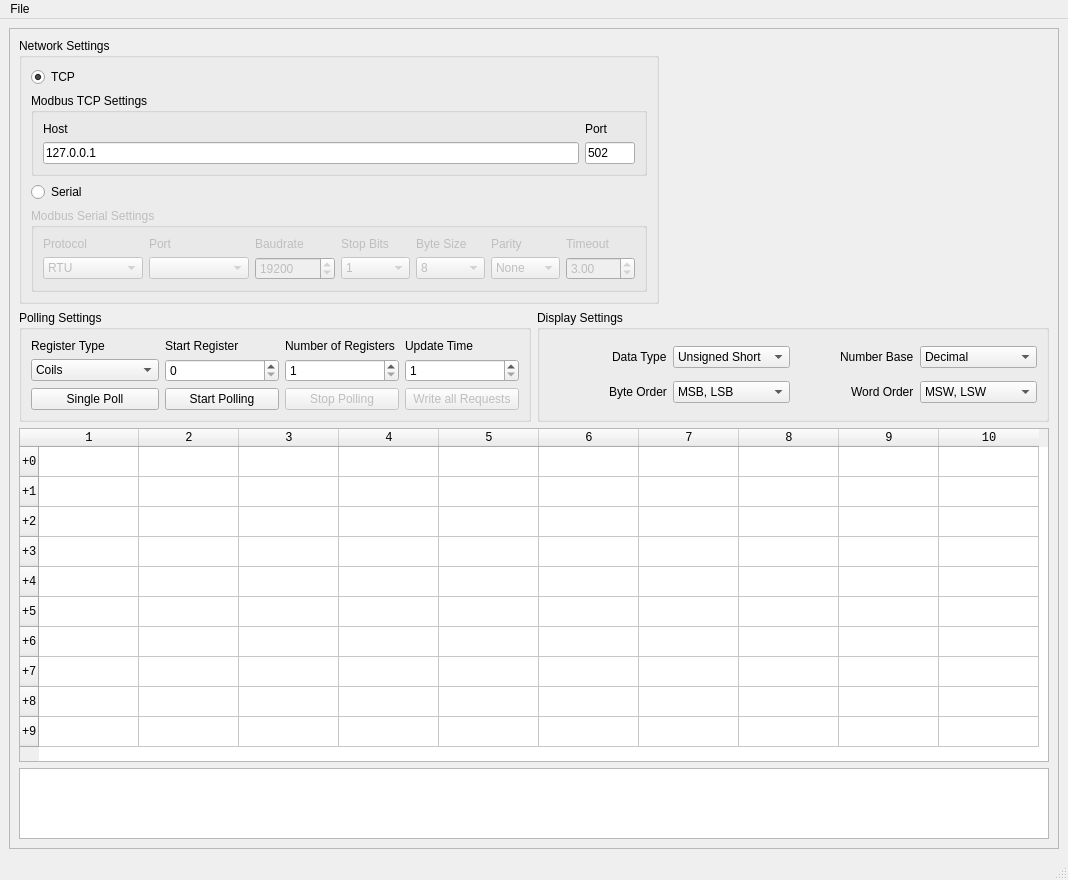
<?xml version="1.0" encoding="UTF-8"?>
<ui version="4.0">
 <class>MainWindow</class>
 <widget class="QMainWindow" name="MainWindow">
  <property name="geometry">
   <rect>
    <x>0</x>
    <y>0</y>
    <width>1068</width>
    <height>823</height>
   </rect>
  </property>
  <property name="sizePolicy">
   <sizepolicy hsizetype="Maximum" vsizetype="Maximum">
    <horstretch>0</horstretch>
    <verstretch>0</verstretch>
   </sizepolicy>
  </property>
  <property name="windowTitle">
   <string>Modbus Visualizer</string>
  </property>
  <property name="tabShape">
   <enum>QTabWidget::Rounded</enum>
  </property>
  <property name="dockNestingEnabled">
   <bool>false</bool>
  </property>
  <widget class="QWidget" name="centralwidget">
   <layout class="QGridLayout" name="gridLayout">
    <item row="0" column="1" alignment="Qt::AlignLeft|Qt::AlignTop">
     <widget class="QFrame" name="mainFrame">
      <property name="sizePolicy">
       <sizepolicy hsizetype="Maximum" vsizetype="Preferred">
        <horstretch>0</horstretch>
        <verstretch>0</verstretch>
       </sizepolicy>
      </property>
      <property name="frameShape">
       <enum>QFrame::StyledPanel</enum>
      </property>
      <property name="frameShadow">
       <enum>QFrame::Raised</enum>
      </property>
      <layout class="QGridLayout" name="gridLayout_3">
       <item row="2" column="0">
        <widget class="QGroupBox" name="pollingSettingsGroupBox">
         <property name="sizePolicy">
          <sizepolicy hsizetype="Preferred" vsizetype="Preferred">
           <horstretch>0</horstretch>
           <verstretch>0</verstretch>
          </sizepolicy>
         </property>
         <property name="title">
          <string>Polling Settings</string>
         </property>
         <layout class="QGridLayout" name="gridLayout_4">
          <item row="1" column="6">
           <widget class="QSpinBox" name="updateTimeSpinBox">
            <property name="sizePolicy">
             <sizepolicy hsizetype="Minimum" vsizetype="Fixed">
              <horstretch>0</horstretch>
              <verstretch>0</verstretch>
             </sizepolicy>
            </property>
            <property name="minimum">
             <number>1</number>
            </property>
            <property name="maximum">
             <number>999999</number>
            </property>
           </widget>
          </item>
          <item row="2" column="4">
           <widget class="QPushButton" name="stopPollingPushButton">
            <property name="enabled">
             <bool>false</bool>
            </property>
            <property name="text">
             <string>Stop Polling</string>
            </property>
           </widget>
          </item>
          <item row="0" column="2">
           <widget class="QLabel" name="startRegisterLabel">
            <property name="sizePolicy">
             <sizepolicy hsizetype="Minimum" vsizetype="Preferred">
              <horstretch>0</horstretch>
              <verstretch>0</verstretch>
             </sizepolicy>
            </property>
            <property name="text">
             <string>Start Register</string>
            </property>
           </widget>
          </item>
          <item row="0" column="4">
           <widget class="QLabel" name="numberOfRegistersLabel">
            <property name="sizePolicy">
             <sizepolicy hsizetype="Minimum" vsizetype="Preferred">
              <horstretch>0</horstretch>
              <verstretch>0</verstretch>
             </sizepolicy>
            </property>
            <property name="text">
             <string>Number of Registers</string>
            </property>
           </widget>
          </item>
          <item row="2" column="2">
           <widget class="QPushButton" name="startPollingPushButton">
            <property name="text">
             <string>Start Polling</string>
            </property>
           </widget>
          </item>
          <item row="1" column="4">
           <widget class="QSpinBox" name="numberOfRegistersSpinBox">
            <property name="sizePolicy">
             <sizepolicy hsizetype="Minimum" vsizetype="Fixed">
              <horstretch>0</horstretch>
              <verstretch>0</verstretch>
             </sizepolicy>
            </property>
            <property name="toolTip">
             <string/>
            </property>
            <property name="minimum">
             <number>1</number>
            </property>
            <property name="maximum">
             <number>100</number>
            </property>
           </widget>
          </item>
          <item row="1" column="2">
           <widget class="QSpinBox" name="startRegisterSpinBox">
            <property name="sizePolicy">
             <sizepolicy hsizetype="Minimum" vsizetype="Fixed">
              <horstretch>0</horstretch>
              <verstretch>0</verstretch>
             </sizepolicy>
            </property>
            <property name="maximum">
             <number>65535</number>
            </property>
            <property name="value">
             <number>0</number>
            </property>
           </widget>
          </item>
          <item row="1" column="0">
           <widget class="QComboBox" name="registerTypeComboBox">
            <property name="sizePolicy">
             <sizepolicy hsizetype="Maximum" vsizetype="Maximum">
              <horstretch>0</horstretch>
              <verstretch>0</verstretch>
             </sizepolicy>
            </property>
            <item>
             <property name="text">
              <string>Coils</string>
             </property>
            </item>
            <item>
             <property name="text">
              <string>Discrete Inputs</string>
             </property>
            </item>
            <item>
             <property name="text">
              <string>Input Registers</string>
             </property>
            </item>
            <item>
             <property name="text">
              <string>Holding Registers</string>
             </property>
            </item>
           </widget>
          </item>
          <item row="2" column="0">
           <widget class="QPushButton" name="singlePollPushButton">
            <property name="text">
             <string>Single Poll</string>
            </property>
           </widget>
          </item>
          <item row="0" column="6">
           <widget class="QLabel" name="updateTimeLabel">
            <property name="sizePolicy">
             <sizepolicy hsizetype="Minimum" vsizetype="Fixed">
              <horstretch>0</horstretch>
              <verstretch>0</verstretch>
             </sizepolicy>
            </property>
            <property name="text">
             <string>Update Time</string>
            </property>
           </widget>
          </item>
          <item row="0" column="0">
           <widget class="QLabel" name="registerTypeLabel">
            <property name="sizePolicy">
             <sizepolicy hsizetype="Maximum" vsizetype="Maximum">
              <horstretch>0</horstretch>
              <verstretch>0</verstretch>
             </sizepolicy>
            </property>
            <property name="text">
             <string>Register Type</string>
            </property>
           </widget>
          </item>
          <item row="2" column="6">
           <widget class="QPushButton" name="writeAllPushButton">
            <property name="enabled">
             <bool>false</bool>
            </property>
            <property name="text">
             <string>Write all Requests</string>
            </property>
           </widget>
          </item>
         </layout>
        </widget>
       </item>
       <item row="2" column="1">
        <widget class="QGroupBox" name="displaySettingsGroupBox">
         <property name="sizePolicy">
          <sizepolicy hsizetype="Preferred" vsizetype="Preferred">
           <horstretch>0</horstretch>
           <verstretch>0</verstretch>
          </sizepolicy>
         </property>
         <property name="title">
          <string>Display Settings</string>
         </property>
         <layout class="QGridLayout" name="gridLayout_7">
          <item row="1" column="3">
           <widget class="QComboBox" name="wordEndianessComboBox">
            <property name="sizePolicy">
             <sizepolicy hsizetype="Minimum" vsizetype="Fixed">
              <horstretch>0</horstretch>
              <verstretch>0</verstretch>
             </sizepolicy>
            </property>
            <item>
             <property name="text">
              <string>MSW, LSW</string>
             </property>
            </item>
            <item>
             <property name="text">
              <string>LSW, MSW</string>
             </property>
            </item>
           </widget>
          </item>
          <item row="1" column="1">
           <widget class="QComboBox" name="byteEndianessComboBox">
            <property name="sizePolicy">
             <sizepolicy hsizetype="Minimum" vsizetype="Fixed">
              <horstretch>0</horstretch>
              <verstretch>0</verstretch>
             </sizepolicy>
            </property>
            <item>
             <property name="text">
              <string>MSB, LSB</string>
             </property>
            </item>
            <item>
             <property name="text">
              <string>LSB, MSB</string>
             </property>
            </item>
           </widget>
          </item>
          <item row="0" column="1">
           <widget class="QComboBox" name="dataTypeComboBox">
            <property name="sizePolicy">
             <sizepolicy hsizetype="Minimum" vsizetype="Fixed">
              <horstretch>0</horstretch>
              <verstretch>0</verstretch>
             </sizepolicy>
            </property>
            <item>
             <property name="text">
              <string>Unsigned Short</string>
             </property>
            </item>
            <item>
             <property name="text">
              <string>Signed Short</string>
             </property>
            </item>
            <item>
             <property name="text">
              <string>Float</string>
             </property>
            </item>
            <item>
             <property name="text">
              <string>Unsigned Long</string>
             </property>
            </item>
            <item>
             <property name="text">
              <string>Signed Long</string>
             </property>
            </item>
           </widget>
          </item>
          <item row="1" column="0" alignment="Qt::AlignRight">
           <widget class="QLabel" name="byteEndiannessLabel">
            <property name="sizePolicy">
             <sizepolicy hsizetype="Minimum" vsizetype="Preferred">
              <horstretch>0</horstretch>
              <verstretch>0</verstretch>
             </sizepolicy>
            </property>
            <property name="text">
             <string>Byte Order</string>
            </property>
           </widget>
          </item>
          <item row="0" column="0" alignment="Qt::AlignRight">
           <widget class="QLabel" name="dataTypeLabel">
            <property name="sizePolicy">
             <sizepolicy hsizetype="Minimum" vsizetype="Preferred">
              <horstretch>0</horstretch>
              <verstretch>0</verstretch>
             </sizepolicy>
            </property>
            <property name="text">
             <string>Data Type</string>
            </property>
           </widget>
          </item>
          <item row="1" column="2" alignment="Qt::AlignRight">
           <widget class="QLabel" name="wordEndiannessLabel">
            <property name="sizePolicy">
             <sizepolicy hsizetype="Minimum" vsizetype="Preferred">
              <horstretch>0</horstretch>
              <verstretch>0</verstretch>
             </sizepolicy>
            </property>
            <property name="text">
             <string>Word Order</string>
            </property>
           </widget>
          </item>
          <item row="0" column="2" alignment="Qt::AlignRight">
           <widget class="QLabel" name="numberBaseLabel">
            <property name="sizePolicy">
             <sizepolicy hsizetype="Minimum" vsizetype="Preferred">
              <horstretch>0</horstretch>
              <verstretch>0</verstretch>
             </sizepolicy>
            </property>
            <property name="text">
             <string>Number Base</string>
            </property>
           </widget>
          </item>
          <item row="0" column="3">
           <widget class="QComboBox" name="numberBaseComboBox">
            <item>
             <property name="text">
              <string>Decimal</string>
             </property>
            </item>
            <item>
             <property name="text">
              <string>Hexadecimal</string>
             </property>
            </item>
            <item>
             <property name="text">
              <string>Binary</string>
             </property>
            </item>
            <item>
             <property name="text">
              <string>Octal</string>
             </property>
            </item>
           </widget>
          </item>
         </layout>
        </widget>
       </item>
       <item row="0" column="0" colspan="2" alignment="Qt::AlignLeft">
        <widget class="QGroupBox" name="networkSettingsGroupBox">
         <property name="sizePolicy">
          <sizepolicy hsizetype="Minimum" vsizetype="Maximum">
           <horstretch>0</horstretch>
           <verstretch>0</verstretch>
          </sizepolicy>
         </property>
         <property name="title">
          <string>Network Settings</string>
         </property>
         <layout class="QGridLayout" name="gridLayout_5">
          <item row="0" column="1">
           <widget class="QRadioButton" name="tcpRadioButton">
            <property name="sizePolicy">
             <sizepolicy hsizetype="Preferred" vsizetype="Fixed">
              <horstretch>0</horstretch>
              <verstretch>0</verstretch>
             </sizepolicy>
            </property>
            <property name="text">
             <string>TCP</string>
            </property>
            <property name="checked">
             <bool>true</bool>
            </property>
           </widget>
          </item>
          <item row="3" column="1">
           <widget class="QRadioButton" name="serialRadioButton">
            <property name="sizePolicy">
             <sizepolicy hsizetype="Preferred" vsizetype="Fixed">
              <horstretch>0</horstretch>
              <verstretch>0</verstretch>
             </sizepolicy>
            </property>
            <property name="text">
             <string>Serial</string>
            </property>
           </widget>
          </item>
          <item row="4" column="1">
           <widget class="QGroupBox" name="serialSettingsGroupBox">
            <property name="enabled">
             <bool>false</bool>
            </property>
            <property name="sizePolicy">
             <sizepolicy hsizetype="Maximum" vsizetype="Preferred">
              <horstretch>0</horstretch>
              <verstretch>0</verstretch>
             </sizepolicy>
            </property>
            <property name="title">
             <string>Modbus Serial Settings</string>
            </property>
            <property name="checkable">
             <bool>false</bool>
            </property>
            <layout class="QGridLayout" name="gridLayout_2">
             <item row="1" column="1">
              <widget class="QComboBox" name="serialPortComboBox">
               <property name="sizePolicy">
                <sizepolicy hsizetype="Minimum" vsizetype="Fixed">
                 <horstretch>0</horstretch>
                 <verstretch>0</verstretch>
                </sizepolicy>
               </property>
               <property name="minimumSize">
                <size>
                 <width>100</width>
                 <height>0</height>
                </size>
               </property>
              </widget>
             </item>
             <item row="0" column="1">
              <widget class="QLabel" name="serialPortLabel">
               <property name="text">
                <string>Port</string>
               </property>
              </widget>
             </item>
             <item row="0" column="0">
              <widget class="QLabel" name="serialProtocolLabel">
               <property name="text">
                <string>Protocol</string>
               </property>
              </widget>
             </item>
             <item row="1" column="0">
              <widget class="QComboBox" name="serialProtocolComboBox">
               <property name="sizePolicy">
                <sizepolicy hsizetype="Minimum" vsizetype="Fixed">
                 <horstretch>0</horstretch>
                 <verstretch>0</verstretch>
                </sizepolicy>
               </property>
               <property name="minimumSize">
                <size>
                 <width>100</width>
                 <height>0</height>
                </size>
               </property>
               <item>
                <property name="text">
                 <string>RTU</string>
                </property>
               </item>
               <item>
                <property name="text">
                 <string>ASCII</string>
                </property>
               </item>
               <item>
                <property name="text">
                 <string>Binary</string>
                </property>
               </item>
              </widget>
             </item>
             <item row="0" column="2">
              <widget class="QLabel" name="serialBaudRateLabel">
               <property name="text">
                <string>Baudrate</string>
               </property>
              </widget>
             </item>
             <item row="0" column="5">
              <widget class="QLabel" name="serialParityLabel">
               <property name="text">
                <string>Parity</string>
               </property>
              </widget>
             </item>
             <item row="1" column="5">
              <widget class="QComboBox" name="serialParityComboBox">
               <property name="sizePolicy">
                <sizepolicy hsizetype="Minimum" vsizetype="Fixed">
                 <horstretch>0</horstretch>
                 <verstretch>0</verstretch>
                </sizepolicy>
               </property>
               <property name="minimumSize">
                <size>
                 <width>69</width>
                 <height>0</height>
                </size>
               </property>
               <property name="currentText">
                <string>None</string>
               </property>
               <property name="currentIndex">
                <number>2</number>
               </property>
               <item>
                <property name="text">
                 <string>Even</string>
                </property>
               </item>
               <item>
                <property name="text">
                 <string>Odd</string>
                </property>
               </item>
               <item>
                <property name="text">
                 <string>None</string>
                </property>
               </item>
              </widget>
             </item>
             <item row="1" column="4">
              <widget class="QComboBox" name="serialByteSizeComboBox">
               <property name="sizePolicy">
                <sizepolicy hsizetype="Minimum" vsizetype="Fixed">
                 <horstretch>0</horstretch>
                 <verstretch>0</verstretch>
                </sizepolicy>
               </property>
               <property name="minimumSize">
                <size>
                 <width>69</width>
                 <height>0</height>
                </size>
               </property>
               <property name="currentText">
                <string>8</string>
               </property>
               <property name="currentIndex">
                <number>3</number>
               </property>
               <property name="iconSize">
                <size>
                 <width>16</width>
                 <height>16</height>
                </size>
               </property>
               <item>
                <property name="text">
                 <string>5</string>
                </property>
               </item>
               <item>
                <property name="text">
                 <string>6</string>
                </property>
               </item>
               <item>
                <property name="text">
                 <string>7</string>
                </property>
               </item>
               <item>
                <property name="text">
                 <string>8</string>
                </property>
               </item>
              </widget>
             </item>
             <item row="0" column="3">
              <widget class="QLabel" name="serialStopBitsLabel">
               <property name="text">
                <string>Stop Bits</string>
               </property>
              </widget>
             </item>
             <item row="0" column="4">
              <widget class="QLabel" name="serialByteSizeLabel">
               <property name="text">
                <string>Byte Size</string>
               </property>
              </widget>
             </item>
             <item row="1" column="3">
              <widget class="QComboBox" name="serialStopBitsComboBox">
               <property name="sizePolicy">
                <sizepolicy hsizetype="Minimum" vsizetype="Fixed">
                 <horstretch>0</horstretch>
                 <verstretch>0</verstretch>
                </sizepolicy>
               </property>
               <property name="minimumSize">
                <size>
                 <width>69</width>
                 <height>0</height>
                </size>
               </property>
               <item>
                <property name="text">
                 <string>1</string>
                </property>
               </item>
               <item>
                <property name="text">
                 <string>2</string>
                </property>
               </item>
              </widget>
             </item>
             <item row="0" column="6">
              <widget class="QLabel" name="timeoutLabel">
               <property name="text">
                <string>Timeout</string>
               </property>
              </widget>
             </item>
             <item row="1" column="6">
              <widget class="QDoubleSpinBox" name="timoutSpinBox">
               <property name="sizePolicy">
                <sizepolicy hsizetype="Minimum" vsizetype="Fixed">
                 <horstretch>0</horstretch>
                 <verstretch>0</verstretch>
                </sizepolicy>
               </property>
               <property name="minimumSize">
                <size>
                 <width>69</width>
                 <height>0</height>
                </size>
               </property>
               <property name="singleStep">
                <double>1.000000000000000</double>
               </property>
               <property name="value">
                <double>3.000000000000000</double>
               </property>
              </widget>
             </item>
             <item row="1" column="2">
              <widget class="QSpinBox" name="serialBaudRateSpinBox">
               <property name="sizePolicy">
                <sizepolicy hsizetype="Minimum" vsizetype="Fixed">
                 <horstretch>0</horstretch>
                 <verstretch>0</verstretch>
                </sizepolicy>
               </property>
               <property name="minimumSize">
                <size>
                 <width>80</width>
                 <height>0</height>
                </size>
               </property>
               <property name="maximum">
                <number>999999</number>
               </property>
               <property name="value">
                <number>19200</number>
               </property>
              </widget>
             </item>
            </layout>
           </widget>
          </item>
          <item row="2" column="1">
           <widget class="QGroupBox" name="tcpSettingsGroupBox">
            <property name="enabled">
             <bool>true</bool>
            </property>
            <property name="sizePolicy">
             <sizepolicy hsizetype="Preferred" vsizetype="Maximum">
              <horstretch>0</horstretch>
              <verstretch>0</verstretch>
             </sizepolicy>
            </property>
            <property name="title">
             <string>Modbus TCP Settings</string>
            </property>
            <layout class="QGridLayout" name="gridLayout_6">
             <item row="0" column="0">
              <widget class="QLabel" name="tcpHostLabel">
               <property name="text">
                <string>Host</string>
               </property>
              </widget>
             </item>
             <item row="0" column="1">
              <widget class="QLabel" name="tcpPortLabel">
               <property name="text">
                <string>Port</string>
               </property>
              </widget>
             </item>
             <item row="1" column="0">
              <widget class="QLineEdit" name="tcpHostLineEdit">
               <property name="sizePolicy">
                <sizepolicy hsizetype="Preferred" vsizetype="Fixed">
                 <horstretch>0</horstretch>
                 <verstretch>0</verstretch>
                </sizepolicy>
               </property>
               <property name="text">
                <string>127.0.0.1</string>
               </property>
              </widget>
             </item>
             <item row="1" column="1">
              <widget class="QLineEdit" name="tcpPortLineEdit">
               <property name="sizePolicy">
                <sizepolicy hsizetype="Fixed" vsizetype="Fixed">
                 <horstretch>0</horstretch>
                 <verstretch>0</verstretch>
                </sizepolicy>
               </property>
               <property name="maximumSize">
                <size>
                 <width>50</width>
                 <height>16777215</height>
                </size>
               </property>
               <property name="text">
                <string>502</string>
               </property>
              </widget>
             </item>
            </layout>
           </widget>
          </item>
         </layout>
        </widget>
       </item>
       <item row="3" column="0" colspan="2">
        <widget class="QTableWidget" name="pollTable">
         <property name="enabled">
          <bool>true</bool>
         </property>
         <property name="sizePolicy">
          <sizepolicy hsizetype="Preferred" vsizetype="Minimum">
           <horstretch>0</horstretch>
           <verstretch>0</verstretch>
          </sizepolicy>
         </property>
         <property name="minimumSize">
          <size>
           <width>0</width>
           <height>0</height>
          </size>
         </property>
         <property name="maximumSize">
          <size>
           <width>1050</width>
           <height>350</height>
          </size>
         </property>
         <property name="font">
          <font>
           <family>Consolas</family>
          </font>
         </property>
         <property name="sizeAdjustPolicy">
          <enum>QAbstractScrollArea::AdjustToContents</enum>
         </property>
         <property name="showGrid">
          <bool>true</bool>
         </property>
         <property name="gridStyle">
          <enum>Qt::SolidLine</enum>
         </property>
         <property name="sortingEnabled">
          <bool>false</bool>
         </property>
         <property name="columnCount">
          <number>10</number>
         </property>
         <attribute name="horizontalHeaderVisible">
          <bool>true</bool>
         </attribute>
         <attribute name="horizontalHeaderCascadingSectionResizes">
          <bool>false</bool>
         </attribute>
         <attribute name="verticalHeaderShowSortIndicator" stdset="0">
          <bool>false</bool>
         </attribute>
         <attribute name="verticalHeaderStretchLastSection">
          <bool>false</bool>
         </attribute>
         <row>
          <property name="text">
           <string>+0</string>
          </property>
         </row>
         <row>
          <property name="text">
           <string>+1</string>
          </property>
         </row>
         <row>
          <property name="text">
           <string>+2</string>
          </property>
         </row>
         <row>
          <property name="text">
           <string>+3</string>
          </property>
         </row>
         <row>
          <property name="text">
           <string>+4</string>
          </property>
         </row>
         <row>
          <property name="text">
           <string>+5</string>
          </property>
         </row>
         <row>
          <property name="text">
           <string>+6</string>
          </property>
         </row>
         <row>
          <property name="text">
           <string>+7</string>
          </property>
         </row>
         <row>
          <property name="text">
           <string>+8</string>
          </property>
         </row>
         <row>
          <property name="text">
           <string>+9</string>
          </property>
         </row>
         <column>
          <property name="text">
           <string>1</string>
          </property>
         </column>
         <column>
          <property name="text">
           <string>2</string>
          </property>
         </column>
         <column>
          <property name="text">
           <string>3</string>
          </property>
         </column>
         <column>
          <property name="text">
           <string>4</string>
          </property>
         </column>
         <column>
          <property name="text">
           <string>5</string>
          </property>
         </column>
         <column>
          <property name="text">
           <string>6</string>
          </property>
         </column>
         <column>
          <property name="text">
           <string>7</string>
          </property>
         </column>
         <column>
          <property name="text">
           <string>8</string>
          </property>
         </column>
         <column>
          <property name="text">
           <string>9</string>
          </property>
         </column>
         <column>
          <property name="text">
           <string>10</string>
          </property>
         </column>
        </widget>
       </item>
       <item row="4" column="0" colspan="2">
        <widget class="QTextEdit" name="consoleTextEdit">
         <property name="enabled">
          <bool>true</bool>
         </property>
         <property name="minimumSize">
          <size>
           <width>0</width>
           <height>71</height>
          </size>
         </property>
         <property name="frameShape">
          <enum>QFrame::StyledPanel</enum>
         </property>
         <property name="frameShadow">
          <enum>QFrame::Sunken</enum>
         </property>
         <property name="readOnly">
          <bool>true</bool>
         </property>
         <property name="textInteractionFlags">
          <set>Qt::TextSelectableByKeyboard|Qt::TextSelectableByMouse</set>
         </property>
        </widget>
       </item>
      </layout>
     </widget>
    </item>
   </layout>
  </widget>
  <widget class="QMenuBar" name="menubar">
   <property name="geometry">
    <rect>
     <x>0</x>
     <y>0</y>
     <width>1068</width>
     <height>21</height>
    </rect>
   </property>
   <widget class="QMenu" name="menuFile">
    <property name="title">
     <string>File</string>
    </property>
    <addaction name="actionExit"/>
   </widget>
   <addaction name="menuFile"/>
  </widget>
  <widget class="QStatusBar" name="statusbar"/>
  <action name="actionExit">
   <property name="text">
    <string>Exit</string>
   </property>
  </action>
 </widget>
 <resources/>
 <connections>
  <connection>
   <sender>tcpRadioButton</sender>
   <signal>clicked(bool)</signal>
   <receiver>tcpSettingsGroupBox</receiver>
   <slot>setEnabled(bool)</slot>
   <hints>
    <hint type="sourcelabel">
     <x>292</x>
     <y>71</y>
    </hint>
    <hint type="destinationlabel">
     <x>292</x>
     <y>121</y>
    </hint>
   </hints>
  </connection>
  <connection>
   <sender>serialRadioButton</sender>
   <signal>clicked(bool)</signal>
   <receiver>tcpSettingsGroupBox</receiver>
   <slot>setDisabled(bool)</slot>
   <hints>
    <hint type="sourcelabel">
     <x>105</x>
     <y>71</y>
    </hint>
    <hint type="destinationlabel">
     <x>292</x>
     <y>121</y>
    </hint>
   </hints>
  </connection>
  <connection>
   <sender>serialRadioButton</sender>
   <signal>clicked(bool)</signal>
   <receiver>serialSettingsGroupBox</receiver>
   <slot>setEnabled(bool)</slot>
   <hints>
    <hint type="sourcelabel">
     <x>105</x>
     <y>71</y>
    </hint>
    <hint type="destinationlabel">
     <x>105</x>
     <y>121</y>
    </hint>
   </hints>
  </connection>
  <connection>
   <sender>tcpRadioButton</sender>
   <signal>clicked(bool)</signal>
   <receiver>serialSettingsGroupBox</receiver>
   <slot>setDisabled(bool)</slot>
   <hints>
    <hint type="sourcelabel">
     <x>292</x>
     <y>71</y>
    </hint>
    <hint type="destinationlabel">
     <x>105</x>
     <y>121</y>
    </hint>
   </hints>
  </connection>
 </connections>
</ui>
